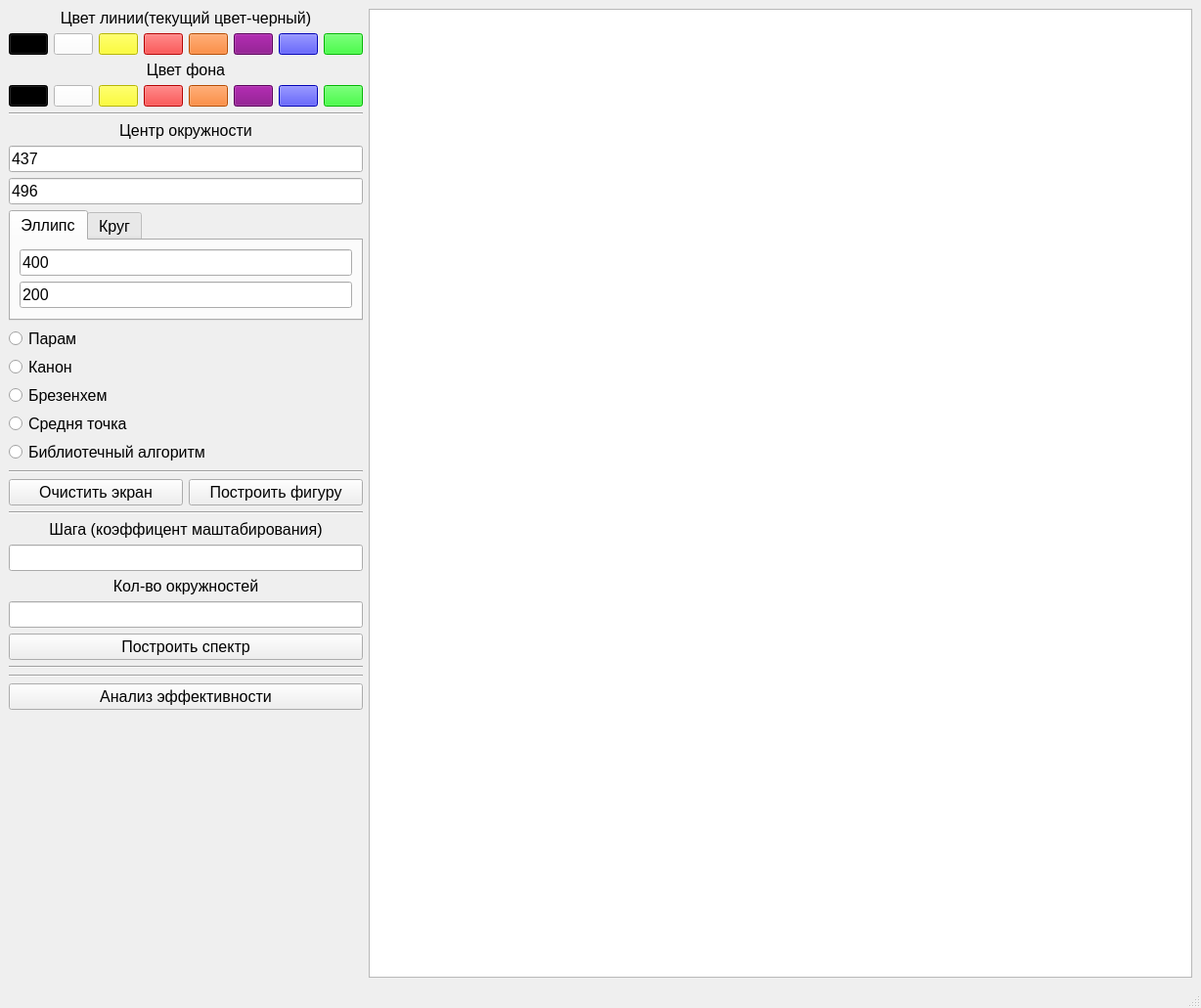
<?xml version="1.0" encoding="UTF-8"?>
<ui version="4.0">
 <class>MainWindow</class>
 <widget class="QMainWindow" name="MainWindow">
  <property name="geometry">
   <rect>
    <x>0</x>
    <y>0</y>
    <width>1228</width>
    <height>1031</height>
   </rect>
  </property>
  <property name="windowTitle">
   <string>MainWindow</string>
  </property>
  <widget class="QWidget" name="centralwidget">
   <layout class="QHBoxLayout" name="horizontalLayout">
    <item>
     <layout class="QVBoxLayout" name="InputLayout">
      <item>
       <layout class="QVBoxLayout" name="LineColorBox">
        <item>
         <widget class="QLabel" name="LIneColorLabel">
          <property name="sizePolicy">
           <sizepolicy hsizetype="Minimum" vsizetype="Fixed">
            <horstretch>0</horstretch>
            <verstretch>0</verstretch>
           </sizepolicy>
          </property>
          <property name="font">
           <font>
            <pointsize>12</pointsize>
           </font>
          </property>
          <property name="text">
           <string>Цвет линии(текущий цвет-черный)</string>
          </property>
          <property name="alignment">
           <set>Qt::AlignCenter</set>
          </property>
         </widget>
        </item>
        <item>
         <layout class="QHBoxLayout" name="LineColorsLay">
          <item>
           <widget class="QPushButton" name="ButtonBlackLine">
            <property name="sizePolicy">
             <sizepolicy hsizetype="Minimum" vsizetype="Fixed">
              <horstretch>0</horstretch>
              <verstretch>0</verstretch>
             </sizepolicy>
            </property>
            <property name="styleSheet">
             <string notr="true">QPushButton{
	background-color: rgb(0,0,0);
}</string>
            </property>
            <property name="text">
             <string/>
            </property>
           </widget>
          </item>
          <item>
           <widget class="QPushButton" name="ButtonWhiteLine">
            <property name="sizePolicy">
             <sizepolicy hsizetype="Minimum" vsizetype="Fixed">
              <horstretch>0</horstretch>
              <verstretch>0</verstretch>
             </sizepolicy>
            </property>
            <property name="styleSheet">
             <string notr="true">QPushButton{
	background-color: rgb(255,255,255);
}</string>
            </property>
            <property name="text">
             <string/>
            </property>
           </widget>
          </item>
          <item>
           <widget class="QPushButton" name="ButtonYellowLine">
            <property name="sizePolicy">
             <sizepolicy hsizetype="Minimum" vsizetype="Fixed">
              <horstretch>0</horstretch>
              <verstretch>0</verstretch>
             </sizepolicy>
            </property>
            <property name="styleSheet">
             <string notr="true">QPushButton{
	background-color: rgb(255,255,0);
}</string>
            </property>
            <property name="text">
             <string/>
            </property>
           </widget>
          </item>
          <item>
           <widget class="QPushButton" name="ButtonRedLine">
            <property name="sizePolicy">
             <sizepolicy hsizetype="Minimum" vsizetype="Fixed">
              <horstretch>0</horstretch>
              <verstretch>0</verstretch>
             </sizepolicy>
            </property>
            <property name="styleSheet">
             <string notr="true">QPushButton{
	background-color: rgb(255,0,0);
}</string>
            </property>
            <property name="text">
             <string/>
            </property>
           </widget>
          </item>
          <item>
           <widget class="QPushButton" name="ButtonOrangeLine">
            <property name="sizePolicy">
             <sizepolicy hsizetype="Minimum" vsizetype="Fixed">
              <horstretch>0</horstretch>
              <verstretch>0</verstretch>
             </sizepolicy>
            </property>
            <property name="styleSheet">
             <string notr="true">QPushButton{
	background-color: rgb(255,104,0);
}</string>
            </property>
            <property name="text">
             <string/>
            </property>
           </widget>
          </item>
          <item>
           <widget class="QPushButton" name="ButtonPurpleLine">
            <property name="sizePolicy">
             <sizepolicy hsizetype="Minimum" vsizetype="Fixed">
              <horstretch>0</horstretch>
              <verstretch>0</verstretch>
             </sizepolicy>
            </property>
            <property name="styleSheet">
             <string notr="true">QPushButton{
	background-color: rgb(128,0,128);
}</string>
            </property>
            <property name="text">
             <string/>
            </property>
           </widget>
          </item>
          <item>
           <widget class="QPushButton" name="ButtonBlueLine">
            <property name="sizePolicy">
             <sizepolicy hsizetype="Minimum" vsizetype="Fixed">
              <horstretch>0</horstretch>
              <verstretch>0</verstretch>
             </sizepolicy>
            </property>
            <property name="styleSheet">
             <string notr="true">QPushButton{
	background-color: rgb(0,0,255);
}</string>
            </property>
            <property name="text">
             <string/>
            </property>
           </widget>
          </item>
          <item>
           <widget class="QPushButton" name="ButtonGreenLine">
            <property name="sizePolicy">
             <sizepolicy hsizetype="Minimum" vsizetype="Fixed">
              <horstretch>0</horstretch>
              <verstretch>0</verstretch>
             </sizepolicy>
            </property>
            <property name="styleSheet">
             <string notr="true">QPushButton{
	background-color: rgb(0,255,0);
}</string>
            </property>
            <property name="text">
             <string/>
            </property>
           </widget>
          </item>
         </layout>
        </item>
       </layout>
      </item>
      <item>
       <layout class="QVBoxLayout" name="BGColorBox">
        <item>
         <widget class="QLabel" name="BGColorLabel">
          <property name="sizePolicy">
           <sizepolicy hsizetype="Minimum" vsizetype="Fixed">
            <horstretch>0</horstretch>
            <verstretch>0</verstretch>
           </sizepolicy>
          </property>
          <property name="font">
           <font>
            <pointsize>12</pointsize>
           </font>
          </property>
          <property name="text">
           <string>Цвет фона</string>
          </property>
          <property name="alignment">
           <set>Qt::AlignCenter</set>
          </property>
         </widget>
        </item>
        <item>
         <layout class="QHBoxLayout" name="BGColorLay">
          <item>
           <widget class="QPushButton" name="ButtonBlackBG">
            <property name="sizePolicy">
             <sizepolicy hsizetype="Minimum" vsizetype="Fixed">
              <horstretch>0</horstretch>
              <verstretch>0</verstretch>
             </sizepolicy>
            </property>
            <property name="styleSheet">
             <string notr="true">QPushButton{
	background-color: rgb(0,0,0);
}</string>
            </property>
            <property name="text">
             <string/>
            </property>
           </widget>
          </item>
          <item>
           <widget class="QPushButton" name="ButtonWhiteBG">
            <property name="sizePolicy">
             <sizepolicy hsizetype="Minimum" vsizetype="Fixed">
              <horstretch>0</horstretch>
              <verstretch>0</verstretch>
             </sizepolicy>
            </property>
            <property name="styleSheet">
             <string notr="true">QPushButton{
	background-color: rgb(255,255,255);
}</string>
            </property>
            <property name="text">
             <string/>
            </property>
           </widget>
          </item>
          <item>
           <widget class="QPushButton" name="ButtonYellowBG">
            <property name="sizePolicy">
             <sizepolicy hsizetype="Minimum" vsizetype="Fixed">
              <horstretch>0</horstretch>
              <verstretch>0</verstretch>
             </sizepolicy>
            </property>
            <property name="styleSheet">
             <string notr="true">QPushButton{
	background-color: rgb(255,255,0);
}</string>
            </property>
            <property name="text">
             <string/>
            </property>
           </widget>
          </item>
          <item>
           <widget class="QPushButton" name="ButtonRedBG">
            <property name="sizePolicy">
             <sizepolicy hsizetype="Minimum" vsizetype="Fixed">
              <horstretch>0</horstretch>
              <verstretch>0</verstretch>
             </sizepolicy>
            </property>
            <property name="styleSheet">
             <string notr="true">QPushButton{
	background-color: rgb(255,0,0);
}</string>
            </property>
            <property name="text">
             <string/>
            </property>
           </widget>
          </item>
          <item>
           <widget class="QPushButton" name="ButtonOrangeBG">
            <property name="sizePolicy">
             <sizepolicy hsizetype="Minimum" vsizetype="Fixed">
              <horstretch>0</horstretch>
              <verstretch>0</verstretch>
             </sizepolicy>
            </property>
            <property name="styleSheet">
             <string notr="true">QPushButton{
	background-color: rgb(255,104,0);
}</string>
            </property>
            <property name="text">
             <string/>
            </property>
           </widget>
          </item>
          <item>
           <widget class="QPushButton" name="ButtonPurpleBG">
            <property name="sizePolicy">
             <sizepolicy hsizetype="Minimum" vsizetype="Fixed">
              <horstretch>0</horstretch>
              <verstretch>0</verstretch>
             </sizepolicy>
            </property>
            <property name="styleSheet">
             <string notr="true">QPushButton{
	background-color: rgb(128,0,128);
}</string>
            </property>
            <property name="text">
             <string/>
            </property>
           </widget>
          </item>
          <item>
           <widget class="QPushButton" name="ButtonBlueBG">
            <property name="sizePolicy">
             <sizepolicy hsizetype="Minimum" vsizetype="Fixed">
              <horstretch>0</horstretch>
              <verstretch>0</verstretch>
             </sizepolicy>
            </property>
            <property name="styleSheet">
             <string notr="true">QPushButton{
	background-color: rgb(0,0,255);
}</string>
            </property>
            <property name="text">
             <string/>
            </property>
           </widget>
          </item>
          <item>
           <widget class="QPushButton" name="ButtonGreenBG">
            <property name="sizePolicy">
             <sizepolicy hsizetype="Minimum" vsizetype="Fixed">
              <horstretch>0</horstretch>
              <verstretch>0</verstretch>
             </sizepolicy>
            </property>
            <property name="styleSheet">
             <string notr="true">QPushButton{
	background-color: rgb(0,255,0);
}</string>
            </property>
            <property name="text">
             <string/>
            </property>
           </widget>
          </item>
         </layout>
        </item>
       </layout>
      </item>
      <item>
       <widget class="Line" name="line_2">
        <property name="orientation">
         <enum>Qt::Horizontal</enum>
        </property>
       </widget>
      </item>
      <item>
       <widget class="QLabel" name="CenterLabel">
        <property name="sizePolicy">
         <sizepolicy hsizetype="Minimum" vsizetype="Preferred">
          <horstretch>0</horstretch>
          <verstretch>0</verstretch>
         </sizepolicy>
        </property>
        <property name="font">
         <font>
          <pointsize>12</pointsize>
         </font>
        </property>
        <property name="text">
         <string>Центр окружности</string>
        </property>
        <property name="alignment">
         <set>Qt::AlignCenter</set>
        </property>
       </widget>
      </item>
      <item>
       <widget class="QLineEdit" name="xcCircleLE">
        <property name="sizePolicy">
         <sizepolicy hsizetype="Minimum" vsizetype="Fixed">
          <horstretch>0</horstretch>
          <verstretch>0</verstretch>
         </sizepolicy>
        </property>
        <property name="font">
         <font>
          <pointsize>12</pointsize>
         </font>
        </property>
        <property name="text">
         <string>437</string>
        </property>
        <property name="placeholderText">
         <string>Координата X</string>
        </property>
       </widget>
      </item>
      <item>
       <widget class="QLineEdit" name="ycCircleLE">
        <property name="sizePolicy">
         <sizepolicy hsizetype="Minimum" vsizetype="Fixed">
          <horstretch>0</horstretch>
          <verstretch>0</verstretch>
         </sizepolicy>
        </property>
        <property name="font">
         <font>
          <pointsize>12</pointsize>
         </font>
        </property>
        <property name="text">
         <string>496</string>
        </property>
        <property name="placeholderText">
         <string>Координата Y</string>
        </property>
       </widget>
      </item>
      <item>
       <widget class="QTabWidget" name="CircleType">
        <property name="sizePolicy">
         <sizepolicy hsizetype="Minimum" vsizetype="Fixed">
          <horstretch>0</horstretch>
          <verstretch>0</verstretch>
         </sizepolicy>
        </property>
        <property name="font">
         <font>
          <pointsize>12</pointsize>
         </font>
        </property>
        <property name="currentIndex">
         <number>0</number>
        </property>
        <widget class="QWidget" name="EllipseTab">
         <attribute name="title">
          <string>Эллипс</string>
         </attribute>
         <layout class="QVBoxLayout" name="verticalLayout_4">
          <item>
           <widget class="QLineEdit" name="a_ellipse">
            <property name="sizePolicy">
             <sizepolicy hsizetype="Minimum" vsizetype="Fixed">
              <horstretch>0</horstretch>
              <verstretch>0</verstretch>
             </sizepolicy>
            </property>
            <property name="font">
             <font>
              <pointsize>12</pointsize>
             </font>
            </property>
            <property name="text">
             <string>400</string>
            </property>
            <property name="placeholderText">
             <string>Горизонтальная полуось</string>
            </property>
           </widget>
          </item>
          <item>
           <widget class="QLineEdit" name="b_ellipse">
            <property name="sizePolicy">
             <sizepolicy hsizetype="Minimum" vsizetype="Fixed">
              <horstretch>0</horstretch>
              <verstretch>0</verstretch>
             </sizepolicy>
            </property>
            <property name="font">
             <font>
              <pointsize>12</pointsize>
             </font>
            </property>
            <property name="text">
             <string>200</string>
            </property>
            <property name="placeholderText">
             <string>Вертикальная полуось</string>
            </property>
           </widget>
          </item>
         </layout>
        </widget>
        <widget class="QWidget" name="CircleTab">
         <attribute name="title">
          <string>Круг</string>
         </attribute>
         <layout class="QVBoxLayout" name="verticalLayout_3">
          <item>
           <widget class="QLineEdit" name="radius">
            <property name="sizePolicy">
             <sizepolicy hsizetype="Minimum" vsizetype="Fixed">
              <horstretch>0</horstretch>
              <verstretch>0</verstretch>
             </sizepolicy>
            </property>
            <property name="font">
             <font>
              <pointsize>12</pointsize>
             </font>
            </property>
            <property name="text">
             <string>400</string>
            </property>
            <property name="placeholderText">
             <string>Радиус</string>
            </property>
           </widget>
          </item>
         </layout>
        </widget>
       </widget>
      </item>
      <item>
       <layout class="QVBoxLayout" name="MethodLay">
        <property name="spacing">
         <number>4</number>
        </property>
        <item>
         <widget class="QRadioButton" name="ParamButton">
          <property name="sizePolicy">
           <sizepolicy hsizetype="Minimum" vsizetype="Fixed">
            <horstretch>0</horstretch>
            <verstretch>0</verstretch>
           </sizepolicy>
          </property>
          <property name="font">
           <font>
            <pointsize>12</pointsize>
           </font>
          </property>
          <property name="text">
           <string>Парам</string>
          </property>
         </widget>
        </item>
        <item>
         <widget class="QRadioButton" name="CanonButton">
          <property name="sizePolicy">
           <sizepolicy hsizetype="Minimum" vsizetype="Fixed">
            <horstretch>0</horstretch>
            <verstretch>0</verstretch>
           </sizepolicy>
          </property>
          <property name="font">
           <font>
            <pointsize>12</pointsize>
           </font>
          </property>
          <property name="text">
           <string>Канон</string>
          </property>
          <property name="checkable">
           <bool>true</bool>
          </property>
          <property name="checked">
           <bool>false</bool>
          </property>
         </widget>
        </item>
        <item>
         <widget class="QRadioButton" name="BresButton">
          <property name="sizePolicy">
           <sizepolicy hsizetype="Minimum" vsizetype="Fixed">
            <horstretch>0</horstretch>
            <verstretch>0</verstretch>
           </sizepolicy>
          </property>
          <property name="font">
           <font>
            <pointsize>12</pointsize>
           </font>
          </property>
          <property name="text">
           <string>Брезенхем</string>
          </property>
         </widget>
        </item>
        <item>
         <widget class="QRadioButton" name="MidButton">
          <property name="sizePolicy">
           <sizepolicy hsizetype="Minimum" vsizetype="Fixed">
            <horstretch>0</horstretch>
            <verstretch>0</verstretch>
           </sizepolicy>
          </property>
          <property name="font">
           <font>
            <pointsize>12</pointsize>
           </font>
          </property>
          <property name="text">
           <string>Средня точка</string>
          </property>
         </widget>
        </item>
        <item>
         <widget class="QRadioButton" name="LibButton">
          <property name="sizePolicy">
           <sizepolicy hsizetype="Minimum" vsizetype="Fixed">
            <horstretch>0</horstretch>
            <verstretch>0</verstretch>
           </sizepolicy>
          </property>
          <property name="font">
           <font>
            <pointsize>12</pointsize>
           </font>
          </property>
          <property name="text">
           <string>Библиотечный алгоритм</string>
          </property>
         </widget>
        </item>
       </layout>
      </item>
      <item>
       <widget class="Line" name="line_4">
        <property name="orientation">
         <enum>Qt::Horizontal</enum>
        </property>
       </widget>
      </item>
      <item>
       <layout class="QHBoxLayout" name="ActionLayout">
        <item>
         <widget class="QPushButton" name="CleanButton">
          <property name="sizePolicy">
           <sizepolicy hsizetype="Minimum" vsizetype="Fixed">
            <horstretch>0</horstretch>
            <verstretch>0</verstretch>
           </sizepolicy>
          </property>
          <property name="font">
           <font>
            <pointsize>12</pointsize>
           </font>
          </property>
          <property name="text">
           <string>Очистить экран</string>
          </property>
         </widget>
        </item>
        <item>
         <widget class="QPushButton" name="DrawButton">
          <property name="sizePolicy">
           <sizepolicy hsizetype="Minimum" vsizetype="Fixed">
            <horstretch>0</horstretch>
            <verstretch>0</verstretch>
           </sizepolicy>
          </property>
          <property name="font">
           <font>
            <pointsize>12</pointsize>
           </font>
          </property>
          <property name="text">
           <string>Построить фигуру</string>
          </property>
         </widget>
        </item>
       </layout>
      </item>
      <item>
       <widget class="Line" name="line_3">
        <property name="orientation">
         <enum>Qt::Horizontal</enum>
        </property>
       </widget>
      </item>
      <item>
       <layout class="QVBoxLayout" name="SpectreLayout">
        <item>
         <widget class="QLabel" name="SpectreStepLable">
          <property name="sizePolicy">
           <sizepolicy hsizetype="Minimum" vsizetype="Fixed">
            <horstretch>0</horstretch>
            <verstretch>0</verstretch>
           </sizepolicy>
          </property>
          <property name="font">
           <font>
            <pointsize>12</pointsize>
           </font>
          </property>
          <property name="text">
           <string>Шага (коэффицент маштабирования)</string>
          </property>
          <property name="alignment">
           <set>Qt::AlignCenter</set>
          </property>
         </widget>
        </item>
        <item>
         <widget class="QLineEdit" name="StepTE">
          <property name="sizePolicy">
           <sizepolicy hsizetype="Minimum" vsizetype="Fixed">
            <horstretch>0</horstretch>
            <verstretch>0</verstretch>
           </sizepolicy>
          </property>
          <property name="font">
           <font>
            <pointsize>12</pointsize>
           </font>
          </property>
          <property name="text">
           <string/>
          </property>
         </widget>
        </item>
        <item>
         <widget class="QLabel" name="SpectreNumLable">
          <property name="sizePolicy">
           <sizepolicy hsizetype="Minimum" vsizetype="Fixed">
            <horstretch>0</horstretch>
            <verstretch>0</verstretch>
           </sizepolicy>
          </property>
          <property name="font">
           <font>
            <pointsize>12</pointsize>
           </font>
          </property>
          <property name="text">
           <string>Кол-во окружностей</string>
          </property>
          <property name="alignment">
           <set>Qt::AlignCenter</set>
          </property>
         </widget>
        </item>
        <item>
         <widget class="QLineEdit" name="CircleNunTE">
          <property name="sizePolicy">
           <sizepolicy hsizetype="Minimum" vsizetype="Fixed">
            <horstretch>0</horstretch>
            <verstretch>0</verstretch>
           </sizepolicy>
          </property>
          <property name="font">
           <font>
            <pointsize>12</pointsize>
           </font>
          </property>
          <property name="text">
           <string/>
          </property>
         </widget>
        </item>
        <item>
         <widget class="QPushButton" name="DrawSpectreButton">
          <property name="sizePolicy">
           <sizepolicy hsizetype="Minimum" vsizetype="Fixed">
            <horstretch>0</horstretch>
            <verstretch>0</verstretch>
           </sizepolicy>
          </property>
          <property name="font">
           <font>
            <pointsize>12</pointsize>
           </font>
          </property>
          <property name="text">
           <string>Построить спектр</string>
          </property>
         </widget>
        </item>
        <item>
         <widget class="Line" name="line_7">
          <property name="sizePolicy">
           <sizepolicy hsizetype="Minimum" vsizetype="Fixed">
            <horstretch>0</horstretch>
            <verstretch>0</verstretch>
           </sizepolicy>
          </property>
          <property name="orientation">
           <enum>Qt::Horizontal</enum>
          </property>
         </widget>
        </item>
        <item>
         <widget class="Line" name="line">
          <property name="orientation">
           <enum>Qt::Horizontal</enum>
          </property>
         </widget>
        </item>
        <item>
         <widget class="QPushButton" name="TimeAnalButton">
          <property name="sizePolicy">
           <sizepolicy hsizetype="Minimum" vsizetype="Fixed">
            <horstretch>0</horstretch>
            <verstretch>0</verstretch>
           </sizepolicy>
          </property>
          <property name="font">
           <font>
            <pointsize>12</pointsize>
           </font>
          </property>
          <property name="text">
           <string>Анализ эффективности</string>
          </property>
         </widget>
        </item>
       </layout>
      </item>
      <item>
       <spacer name="verticalSpacer">
        <property name="orientation">
         <enum>Qt::Vertical</enum>
        </property>
        <property name="sizeHint" stdset="0">
         <size>
          <width>20</width>
          <height>40</height>
         </size>
        </property>
       </spacer>
      </item>
     </layout>
    </item>
    <item>
     <widget class="QGraphicsView" name="ResView">
      <property name="alignment">
       <set>Qt::AlignLeading|Qt::AlignLeft|Qt::AlignTop</set>
      </property>
     </widget>
    </item>
   </layout>
  </widget>
  <widget class="QMenuBar" name="menubar">
   <property name="geometry">
    <rect>
     <x>0</x>
     <y>0</y>
     <width>1228</width>
     <height>21</height>
    </rect>
   </property>
  </widget>
  <widget class="QStatusBar" name="statusbar"/>
 </widget>
 <resources/>
 <connections/>
</ui>
